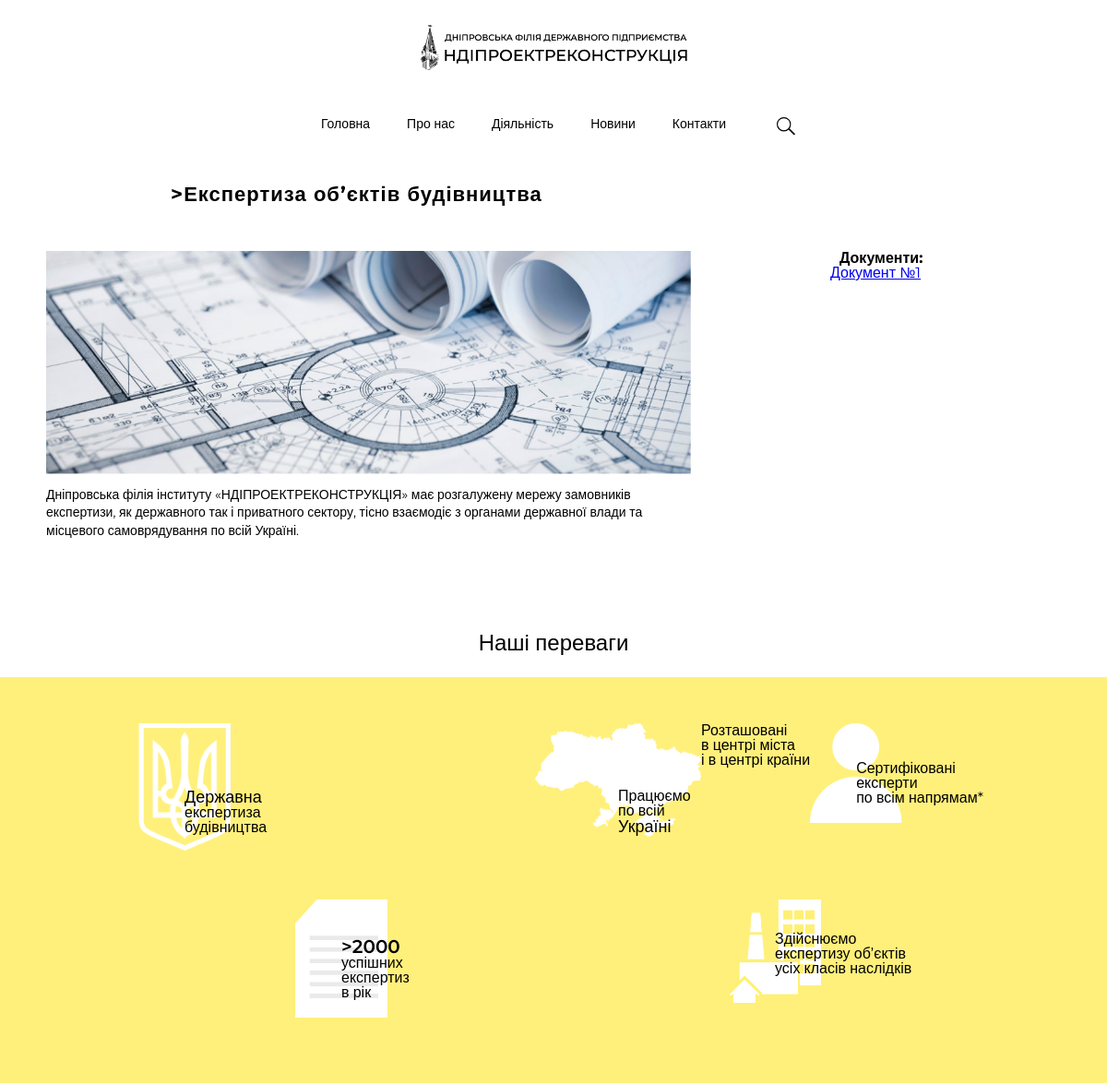
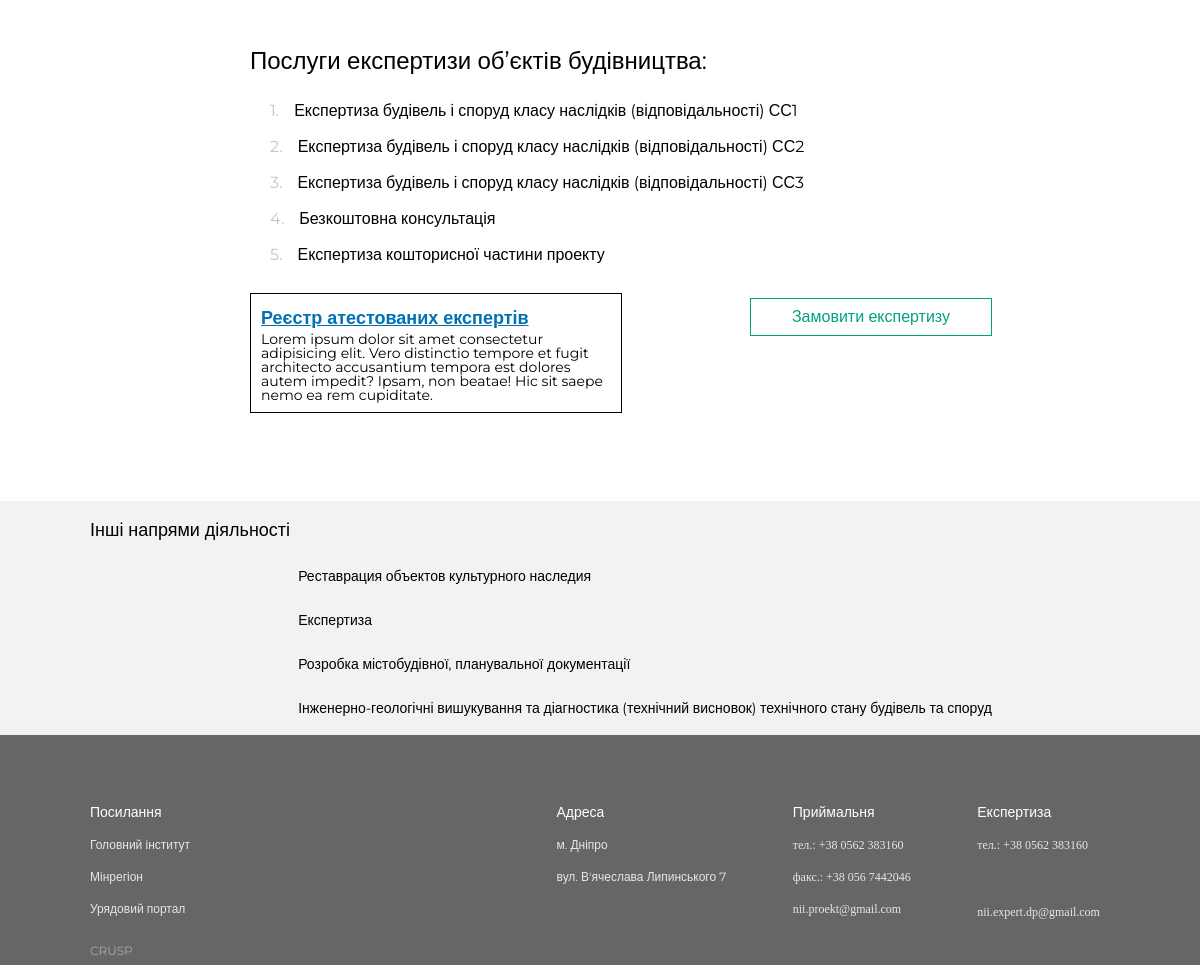
The page /activity/ekspertiza/ on the database its author committed (2 pictures, top to bottom).
### ndi_app/models.py (models this page shows, shortened)
class DownloadFiles(models.Model):
    name = models.CharField(max_length=250, db_index=True, verbose_name="Название файла")
    file = models.FileField(verbose_name='Файл')
    activity = models.ForeignKey('Activity', related_name='download_file',
                                 blank=True, verbose_name='Файл для экспертизы', null=True)

class ServicesOfExpertise(models.Model):
    name = models.CharField(max_length=500, db_index=True, verbose_name="Название вида экспертизы")
    activity = models.ForeignKey('Activity', related_name='service_of_activity',
                                 verbose_name='Услуга для экспертизы', null=True)

class Activity(models.Model):
    name = models.CharField(max_length=250, db_index=True, verbose_name='Название Деятельности')
    slug = models.SlugField(max_length=250, db_index=True)
    number = models.ForeignKey('Number', related_name="number", blank=True, verbose_name="Номер")

### ndi_app/views.py (the view)
# urls.py: url(r'^activity/(?P<activity_slug>[-\w]+)/$', views.activity_view, name="ActivityPageList"),
def activity_view(request, activity_slug=None):
    selected_activity = None
    activity_works = None
    files_of_expertise = None
    service_of_expertise = None
    activities = Activity.objects.all()
    if activity_slug:
        selected_activity = get_object_or_404(Activity, slug=activity_slug)
        activity_works = WorksInActivity.objects.filter(activity=selected_activity)
        files_of_expertise = DownloadFiles.objects.filter(activity=selected_activity)
        service_of_expertise = ServicesOfExpertise.objects.filter(activity=selected_activity)
    context = {
        'selected_activity': selected_activity,
        'activities': activities,
        'activity_works': activity_works,
        'files_of_expertise': files_of_expertise,
        'service_of_expertise': service_of_expertise,
    }
    return render(request, 'ndi_app/restoration.html', context)

### ndi_app/forms.py
class ContactForm(forms.Form):
    name = forms.CharField(max_length=100)
    email = forms.EmailField()
    theme = forms.CharField(max_length=250)
    phone = forms.CharField()
    message = forms.CharField(max_length=1000)

### ndi_app/context_processors.py (called while the page is built)
def activity_base(request):
    context = {
        "all_activities": Activity.objects.all(),
        "form": ContactForm(),
        }
    return context

### ndi_app/templates/ndi_app/restoration.html (shortened to what this page needs)
{% extends "ndi_app/base.html" %}
{% load staticfiles %}
{% block content %}
        <section class="main">
        {% if selected_activity.slug == "ekspertiza" %}
            <h2 class="main-h2">>Експертиза об’єктів будівництва</h2>
        <div class="div-top">
            <div class="div-top-img">
                <img src="{% static "image/expertise/div-top-img.png" %}" alt="Експертиза">
                <p>Дніпровська філія інституту «НДІПРОЕКТРЕКОНСТРУКЦІЯ» має розгалужену мережу замовників експертизи, як державного так і приватного сектору, тісно взаємодіє з органами державної влади та місцевого самоврядування по всій Україні.</p>
            </div>
            <div class="div-top-doc">
                <h4>Документи:</h4>
                 {% for file in files_of_expertise %}
                     <a class="div-top-doc-questionnaire" href="{{ file.file.url }}">{{ file.name }}</a>
                    <svg id="Слой_1" data-name="Слой 1" xmlns="http://www.w3.org/2000/svg" viewBox="0 0 30 14"><title>NDI main</title><polyline class="cls-1" points="28.88 2.28 14.94 11.76 0.99 2.28"/></svg>
                 {% endfor %}
            </div>
        </div>
        <div class="advantages">
            <h3>Наші переваги</h3>
            <div class="advantages-div">
                <div class="advantages-div-div">
                    <div class="advantages-div-1">
                        <img src="{% static "image/expertise/advantages-img1.png" %}" alt="">
                        <p><span>Державна</span></br>експертиза</br>будівництва</p>
                    </div>
                    <div class="advantages-div-2">
                        <img src=".{% static "image/expertise/advantages-img2.png" %}" alt="">
                        <p>Працюємо</br>по всій</br><span>Україні</span></p>
                    </div>
                    <div class="ad{% static "image/expertise/advantages-img3.png" %}" alt="">
                        <p>Розташовані</br>в центрі міста</br>і в центрі країни</p>
                    </div>
                    <div class="advantages-div-4">
                        <img src="{% static "image/expertise/advantages-img4.png" %}" alt="">
                        <p>Сертифіковані</br>експерти</br>по всім напрямам*</p>
                    </div>
                    <div class="advantages-div-5">
                        <img src="{% static "image/expertise/advantages-img5.png" %}" alt="">
                        <p><span>>2000</span></br>успішних</br>експертиз</br>в рік</p>
                    </div>
                    <div class="advantages-div-6">
                        <img src="{% static "image/expertise/advantages-img6.png" %}" alt="">
                        <p>Здійснюємо</br>експертизу об’єктів</br>усіх класів наслідків</p>
                    </div>
                </div>
            </div>
        </div>
        <div class="services-div">
            <h4>Послуги експертизи об’єктів будівництва:</h4>
            <div class="services-div-drop">
                <ul>
                    {% for service in service_of_expertise %}
                        <li><span>{{ service.id }}.</span>{{ service.name }}<svg id="Слой_1" data-name="Слой 1" xmlns="http://www.w3.org/2000/svg" viewBox="0 0 30 14"><title>NDI main</title><polyline class="cls-1" points="28.88 2.28 14.94 11.76 0.99 2.28"/></svg></li>
                    {% endfor %}
                </ul>
                <div class="services-div-list">
                    <p>Реєстр атестованих експертів</p>
                    <p>Lorem ipsum dolor sit amet consectetur adipisicing elit. Vero distinctio tempore et fugit architecto accusantium tempora est dolores autem impedit? Ipsam, non beatae! Hic sit saepe nemo ea rem cupiditate.</p>
                </div>
                <div class="services-div-drop-button">Замовити експертизу</div>
            </div>
        </div>
        {% endif %}
        </section>
    <aside>
        <h2>Інші напрями діяльності</h2>
        <div class="aside-div" id="aside">
            {% for activity in activities %}
                <a href="{% url "ndi_app:ActivityPageList" activity_slug=activity.slug %}">{{ activity.name }}</a>
            {% endfor %}
        </div>
    </aside>
{% endblock %}

### ndi_app/static/css/news_styles.css (style rules this page uses)
.main { margin: 50px 0 50px 0; }
.main h2 { font-family: 'Montserrat', sans-serif; font-weight: bold; font-size: 22px; padding-left: 90px; }

### ndi_app/static/css/contacts_styles.css (style rules this page uses)
* { font-family: 'Montserrat', sans-serif; }
.main { max-width: 100%; margin-top: 50px; }
.main h2 { font-size: 22px; font-weight: bold; letter-spacing: 1px; font-family: 'Montserrat', sans-serif; margin-left: 95px; }
@media all and (max-width: 1270px) { .main { max-width: 100%; } }
@media all and (max-width: 1270px) { .main h2 { margin-bottom: 50px; } }

### ndi_app/static/css/general.css (style rules this page uses)
* { font-family: 'Montserrat', sans-serif; }
.main { margin: 0 0 50px 0; }
.main h2 { font-family: 'Montserrat', sans-serif; font-weight: bold; font-size: 22px; padding-left: 90px; }
aside { background-color: #f2f2f2; display: none; }
aside h2 { margin-top: 20px; margin-left: 90px; padding: 20px 0 20px 0; font-family: 'Montserrat', sans-serif; font-weight: 500; font-size: 18px; }
.aside-div { display: flex; flex-flow: column wrap; justify-content: space-evenly; align-content: space-evenly; margin: 0 auto; }
.aside-div a { text-decoration: none; color: #000000; display: block; font-family: 'Montserrat', sans-serif; font-size: 14px; padding: 10px 0 10px 90px; margin-bottom: 10px; }

### ndi_app/static/css/rest_styles.css (style rules this page uses)
* { font-family: 'Montserrat', sans-serif; }
.main { margin: 50px 0 50px 0; }
.main h2 { font-family: 'Montserrat', sans-serif; font-weight: bold; font-size: 22px; padding-left: 90px; }
aside { background-color: #f2f2f2; }
aside h2 { margin-top: 20px; margin-left: 90px; padding: 20px 0 20px 0; font-family: 'Montserrat', sans-serif; font-weight: 500; font-size: 18px; }
.aside-div { display: flex; flex-flow: column wrap; justify-content: space-evenly; align-content: space-evenly; margin: 0 auto; }
.aside-div a { text-decoration: none; color: #000000; display: block; font-family: 'Montserrat', sans-serif; font-size: 14px; padding: 10px 0 10px 90px; margin-bottom: 10px; }

### ndi_app/static/css/town planning.css (style rules this page uses)
aside { display: block !important; }
.main { font-family: 'Montserrat', sans-serif; }
.main h2 { padding-top: 25px; }

### rows shown on the page
DownloadFiles: name "Документ №1"
ServicesOfExpertise: id "1", name "Експертиза будівель і споруд класу наслідків (відповідальності) СС1"
ServicesOfExpertise: id "2", name "Експертиза будівель і споруд класу наслідків (відповідальності) СС2"
ServicesOfExpertise: id "3", name "Експертиза будівель і споруд класу наслідків (відповідальності) СС3"
ServicesOfExpertise: id "4", name "Безкоштовна консультація"
ServicesOfExpertise: id "5", name "Експертиза кошторисної частини проекту"
Activity: name "Реставрация объектов культурного наследия"
Activity: name "Експертиза"
Activity: name "Розробка містобудівної, планувальної документації"
Activity: name "Інженерно-геологічні вишукування та діагностика (технічний висновок) технічного стану будівель та споруд"
